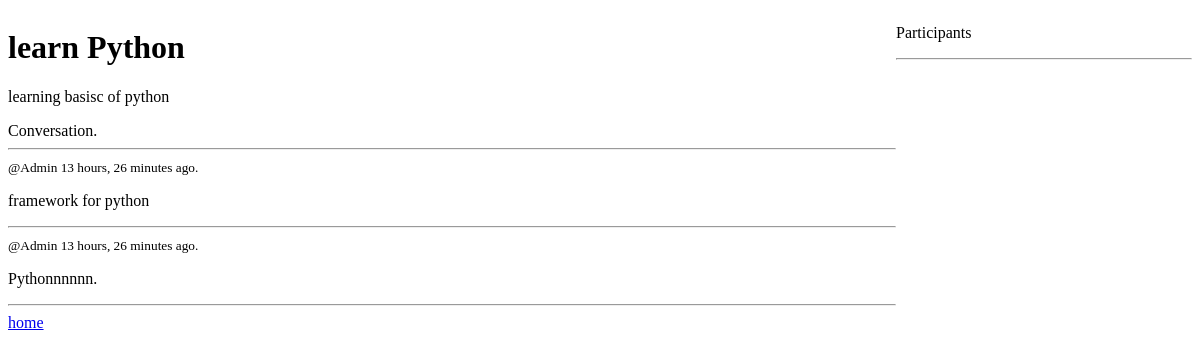
The page /base/index/5/ on the database as committed earlier.
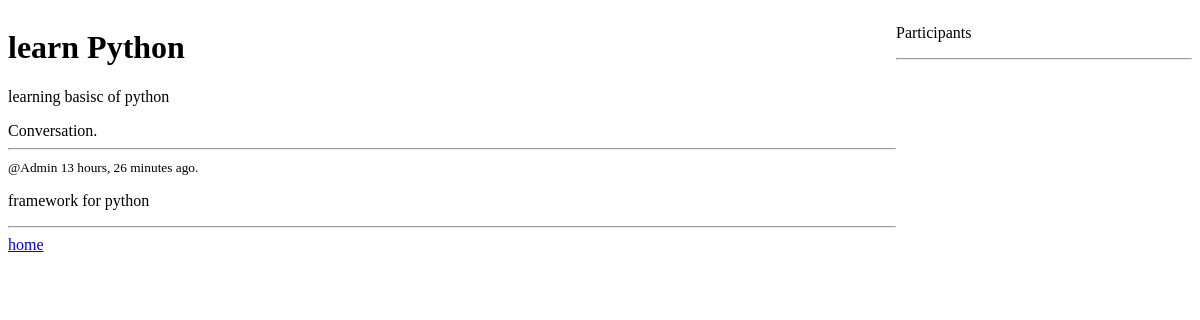
The same page on the database as committed later.
### base/models.py (models this page shows, shortened)
class Message(models.Model):
    user = models.ForeignKey(User,on_delete=models.CASCADE)
    room = models.ForeignKey(Room, on_delete=models.CASCADE)
    body = models.TextField()
    updated_on = models.DateTimeField(auto_now=True)
    created_on = models.DateTimeField(auto_now_add=True)
    class Meta:
        ordering = ['-created_on','-updated_on']

### base/views.py (the view, shortened to what this page needs)
# urls.py: path('index/<int:pk>/',views.index,name='index'),
def index(request,pk):
   try:
      room = Room.objects.get(id=pk)
      room_messages = room.message_set.all().order_by('-created_on')
      participants = room.participants.all()
      context = {'room':room,'room_messages':room_messages,'participants':participants}
      return render(request,'base/index.html',context)
   except Exception as e:
      print('Error', e)
      return HttpResponse(f"Something went wrong: {e}")

### base/templates/base/index.html (shortened to what this page needs)
{% extends 'main.html' %}
{% block content %}
<div class="room-container">
  <div>
      <h1>{{room.name}}</h1>
      <p>{{room.description}}</p>
      <div class="comment-wrapper">
        <div>Conversation.</div>
        <hr>
        {% for room_message in room_messages %}
          <div>
            <small>@{{room_message.user}}  {{room_message.created_on | timesince}} ago.</small>
            <p>{{room_message.body}}</p>
            <hr>
          </div>
        {% endfor %}
      </div>
  </div>
  <div>
    <p>Participants</p>
    <hr>
  </div>
</div>
<a href="{% url 'home'%}"> home </a>
{% endblock %}

Rows that differ between the two databases and show on the page:
removed Message: user "Admin", created_on "13 hours, 26 minutes", body "Pythonnnnnn."
